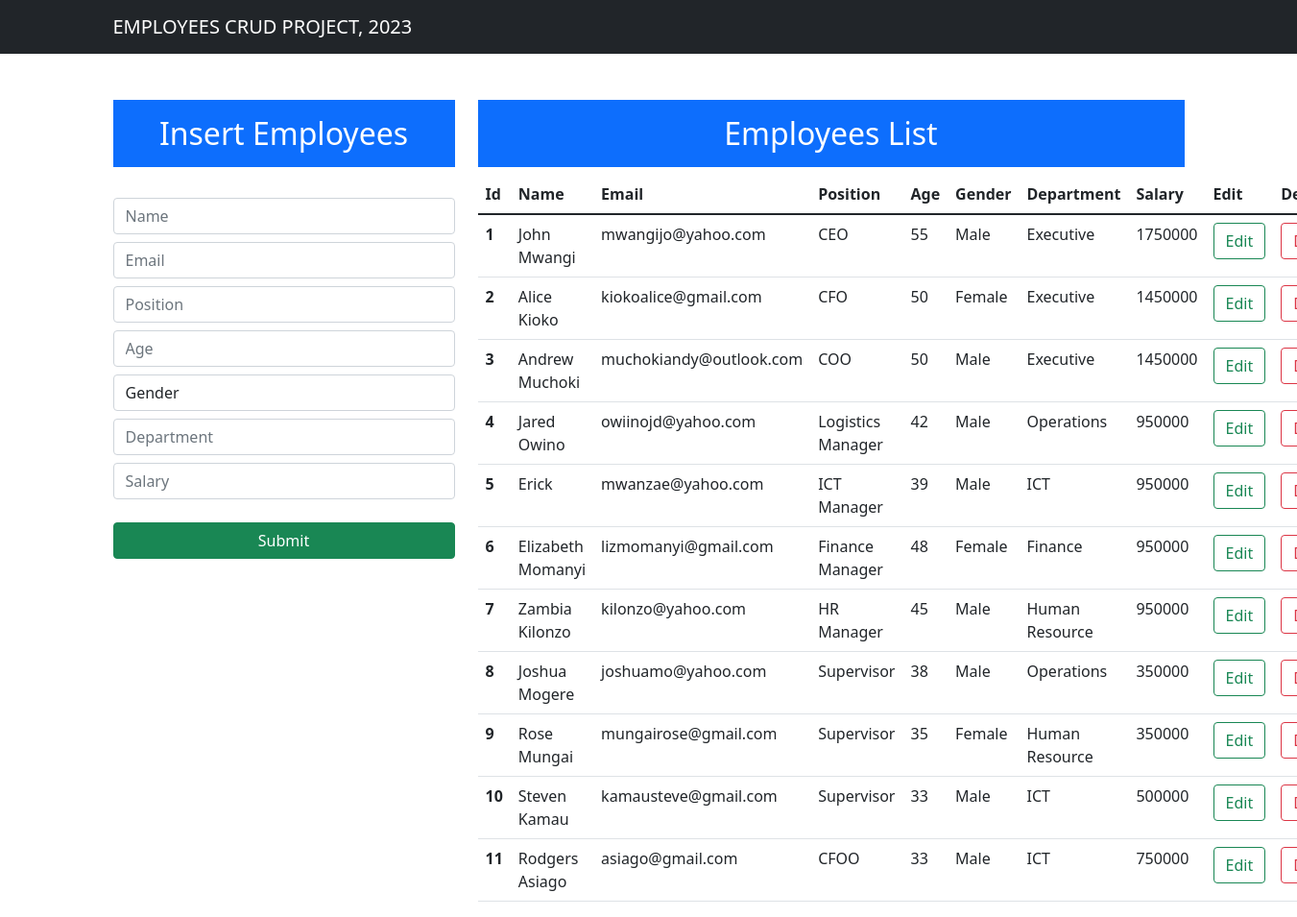
The page / on the database its author committed.
### APPCODE/models.py (models this page shows, shortened)
class Employees(models.Model):
    name=models.CharField(max_length=50, blank=False, null=False)
    email=models.EmailField()
    position=models.CharField(max_length=50, blank=False, null=False)
    age=models.IntegerField()
    gender=models.CharField(max_length=25, blank=False, null=False)
    department=models.CharField(max_length=100, blank=False, null=False)
    salary=models.IntegerField(blank=False, null=False)

### APPCODE/views.py (the view)
# urls.py: path('', views.index, name="index"),
def index(request):
    data=Employees.objects.all()
    return render(request,"index.html", {"data":data})

### APPCODE/templates/index.html (shortened to what this page needs)
<!DOCTYPE html>
<html lang="en">
  <head>
    <link
      href="https://cdn.jsdelivr.net/npm/bootstrap@5.1.3/dist/css/bootstrap.min.css"
      rel="stylesheet"
    />
  </head>
  <body>
    <nav class="navbar navbar-expand-lg navbar-dark bg-dark">
      <div class="container-md text-center">
        <a class="navbar-brand" href="/">EMPLOYEES CRUD PROJECT, 2023</a>
      </div>
    </nav>
    <div class="container mt-5">
      <div class="row">
        <div class="col-md-4">
          <h2 class="text-white bg-primary text-center p-3">
            Insert Employees
          </h2>
          <br />
          <form action="/insert" method="post"> {% csrf_token %}
            <div class="form-group">
              <input
                type="text"
                class="form-control"
                placeholder="Name"
                name="name"
                required
              />
            </div>
            <div class="form-group">
              <input
                type="email"
                class="form-control mt-2"
                placeholder="Email"
                name="email"
                required
              />
            </div>
            <div class="form-group">
              <input
                type="text"
                class="form-control mt-2"
                placeholder="Position"
                name="position"
                required
              />
            </div>
            <div class="form-group">
                <input
                  type="number"
                  class="form-control mt-2"
                  placeholder="Age"
                  name="age"
                  required
                />
              </div>
            <div class="form-group">
                <select id="gender" class="form-control mt-2" name="gender" required>
                  <option selected value="Gender">Gender</option>
                </select>
            </div>
            <div class="form-group">
                <input
                  type="text"
                  class="form-control mt-2"
                  placeholder="Department"
                  name="department"
                  required
                />
            </div>
            <div class="form-group">
                <input
                  type="number"
                  class="form-control mt-2"
                  placeholder="Salary"
                  name="salary"
                  required
                />
            </div>
            <br />
            <div class="d-grid gap-2">
              <button class="btn btn-success" type="submit">Submit</button>
            </div>
          </form>
        </div>
        <div class="col-md-8">
        <h2 class="text-center text-white bg-primary p-3">Employees List</h2>
        <table class="table">
  <thead>
    <tr>
      <th scope="col">Id</th>
      <th scope="col">Name</th>
      <th scope="col">Email</th>
      <th scope="col">Position</th>
      <th scope="col">Age</th>
      <th scope="col">Gender</th>
      <th scope="col">Department</th>
      <th scope="col">Salary</th>
      <th scope="col">Edit</th>
      <th scope="col">Delete</th>
    </tr>
  </thead>
  <tbody>
  {% for d in data %}
    <tr>
      <th scope="row">{{d.id}}</th>
      <td>{{d.name}}</td>
      <td>{{d.email}}</td>
      <td>{{d.position}}</td>
      <td>{{d.age}}</td>
      <td>{{d.gender}}</td>
      <td>{{d.department}}</td>
      <td>{{d.salary}}</td>
      <td><a type="button" href="/update/{{d.id}}" class="btn btn-outline-success">Edit</a></td>
      <td><a type="button" href="/delete/{{d.id}}" class="btn btn-outline-danger">Delete</a></td>
    </tr>
{% endfor %}
  </tbody>
</table>
        </div>
      </div>
    </div>
  </body>
</html>

### rows shown on the page
Employees: id "1", name "John Mwangi", email "mwangijo@yahoo.com", position "CEO", age "55", gender "Male", department "Executive", salary "1750000"
Employees: id "2", name "Alice Kioko", email "kiokoalice@gmail.com", position "CFO", age "50", gender "Female", department "Executive", salary "1450000"
Employees: id "3", name "Andrew Muchoki", email "muchokiandy@outlook.com", position "COO", age "50", gender "Male", department "Executive", salary "1450000"
Employees: id "4", name "Jared Owino", email "owiinojd@yahoo.com", position "Logistics Manager", age "42", gender "Male", department "Operations", salary "950000"
Employees: id "5", name "Erick", email "mwanzae@yahoo.com", position "ICT Manager", age "39", gender "Male", department "ICT", salary "950000"
Employees: id "6", name "Elizabeth Momanyi", email "lizmomanyi@gmail.com", position "Finance Manager", age "48", gender "Female", department "Finance", salary "950000"
Employees: id "7", name "Zambia Kilonzo", email "kilonzo@yahoo.com", position "HR Manager", age "45", gender "Male", department "Human Resource", salary "950000"
Employees: id "8", name "Joshua Mogere", email "joshuamo@yahoo.com", position "Supervisor", age "38", gender "Male", department "Operations", salary "350000"
Employees: id "9", name "Rose Mungai", email "mungairose@gmail.com", position "Supervisor", age "35", gender "Female", department "Human Resource", salary "350000"
Employees: id "10", name "Steven Kamau", email "kamausteve@gmail.com", position "Supervisor", age "33", gender "Male", department "ICT", salary "500000"
Employees: id "11", name "Rodgers Asiago", email "asiago@gmail.com", position "CFOO", age "33", gender "Male", department "ICT", salary "750000"
